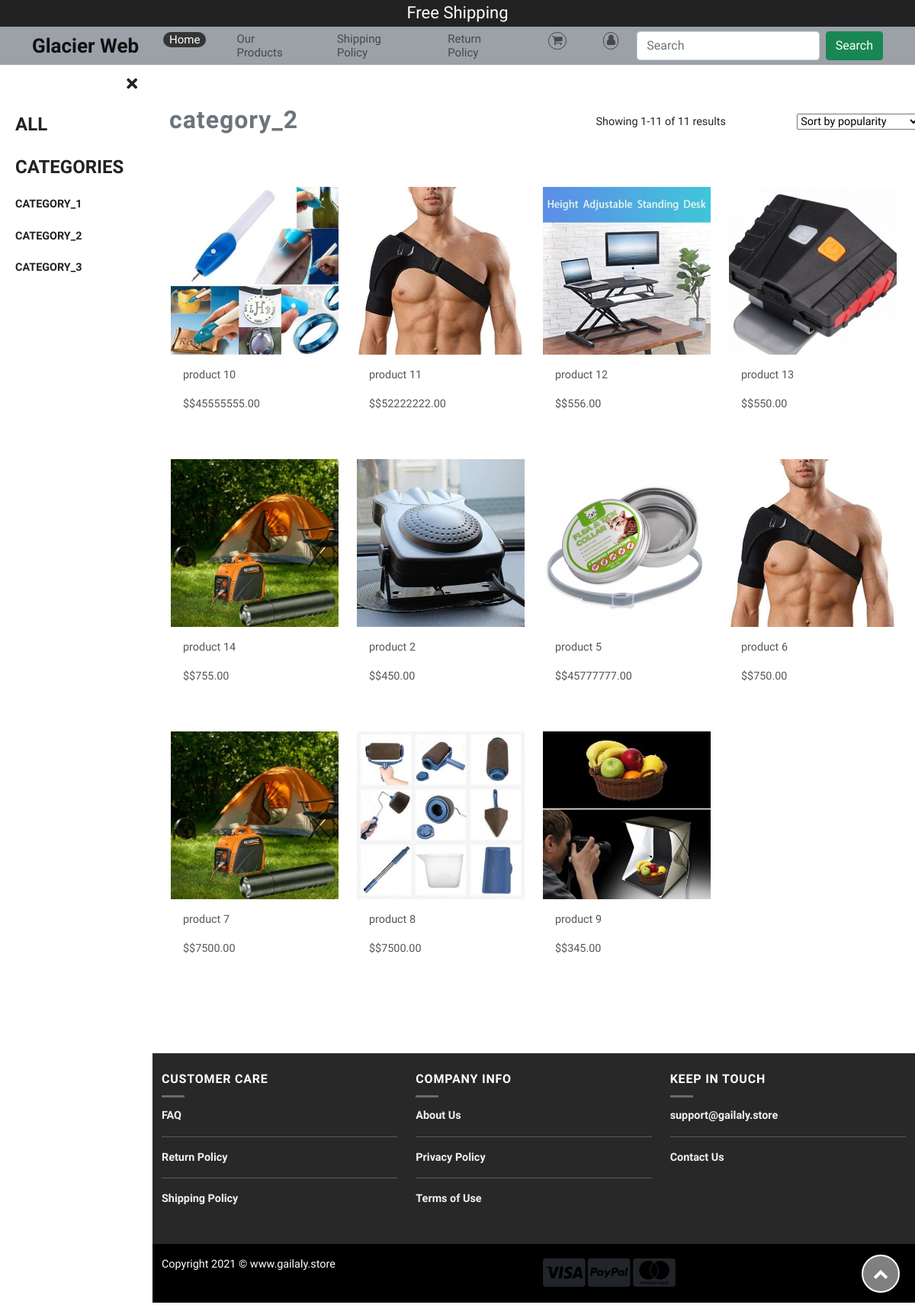
Page /category_2/ on the earlier database version.
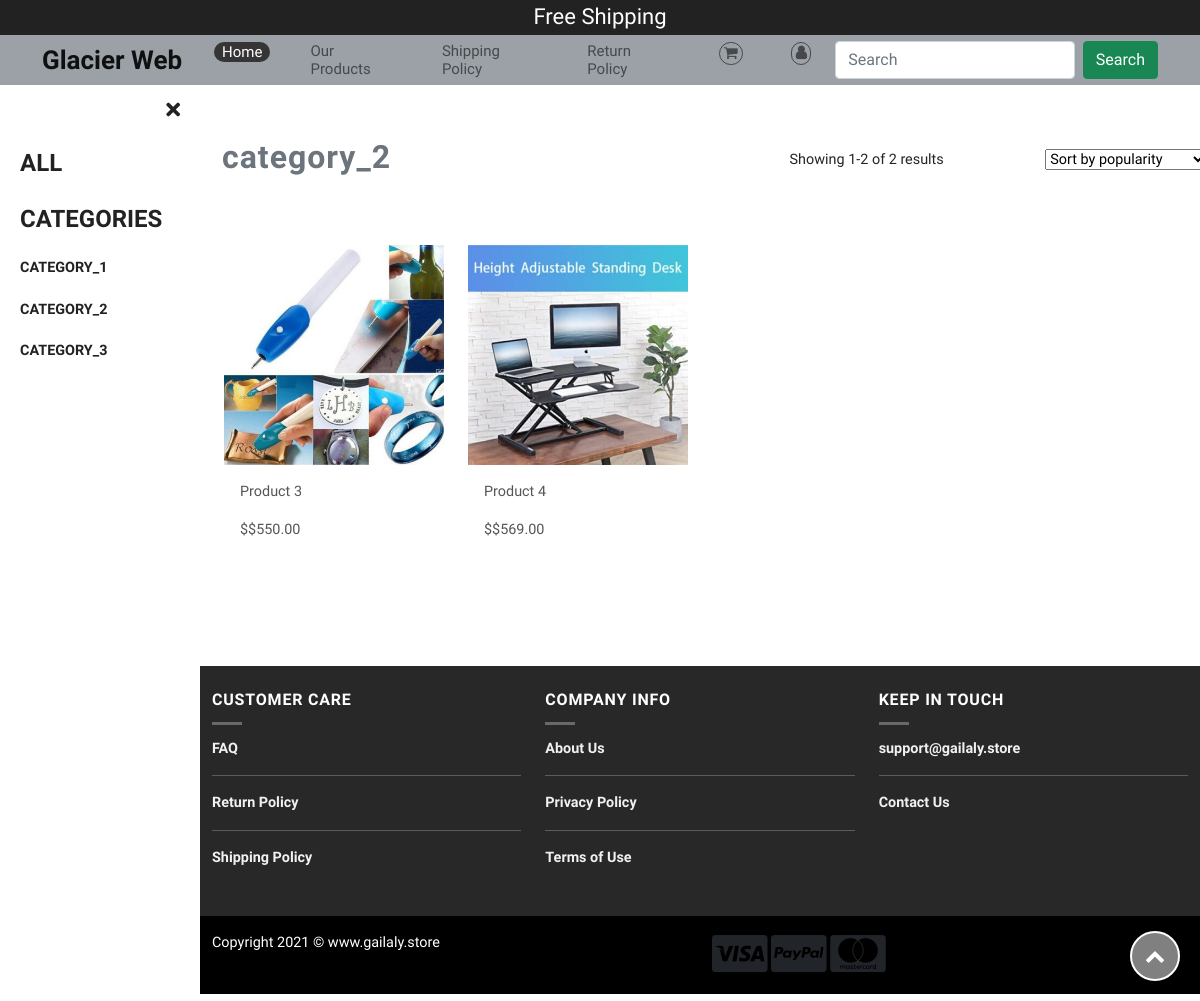
Same page on the later database version.
### eshop/models.py (models this page shows, shortened)
class Category(models.Model):
    name = models.CharField(max_length=200, db_index=True)
    slug = models.SlugField(max_length=200,unique=True)
    class Meta:
        ordering = ('name',)
        verbose_name = 'category'
        verbose_name_plural = 'categories'
    def get_absolute_url(self):
        return reverse("eshop:product_list_by_category", args=[self.slug])

class Product(models.Model):
    category = models.ForeignKey(Category,related_name='products',on_delete=models.CASCADE)
    name = models.CharField(max_length=200, db_index=True)
    slug = models.SlugField(max_length=200, db_index=True)
    image = models.ImageField(upload_to='media/%y/%m/%d',blank=True)
    description = models.TextField(blank=True)
    price = models.DecimalField(max_digits=10, decimal_places=2)
    available = models.BooleanField(default=True)
    created = models.DateTimeField(auto_now_add=True)
    updated = models.DateTimeField(auto_now=True)
    weight = models.IntegerField(blank=True)
    class Meta:
        ordering = ('name',)
        index_together = (('id','slug'),)
    def get_absolute_url(self):
        return reverse("eshop:product_detail", args=[self.id, self.slug])

### eshop/views.py (the view)
# urls.py: path('<slug:category_slug>/', views.all_product, name='product_list_by_category'),
def all_product(request, category_slug=None):
    category = None
    categories = Category.objects.all()
    products = Product.objects.filter(available=True)
    paginator=Paginator(products,12)
    page=request.GET.get('page')
    paged_products=paginator.get_page(page)
    if category_slug:
        category = get_object_or_404(Category, slug=category_slug)
        products = products.filter(category=category)
        paginator=Paginator(products,12)
        page=request.GET.get('page')
        paged_products=paginator.get_page(page)
    return render(request,'eshop/our_products.html',
                                {'category':category,
                                'categories':categories,
                                'products':paged_products})

### cart/cart.py (called while the page is built)
    def __len__(self):
        return sum(item['quantity'] for item in self.cart.values())

### cart/context_processors.py (called while the page is built)
def cart(request):
    return {'cart': Cart(request)}

### eshop/templates/eshop/our_products.html (shortened to what this page needs)
{% load static %}
<!DOCTYPE html>
<html lang="en">
<head>
    <link href="https://use.fontawesome.com/releases/v5.0.6/css/all.css" rel="stylesheet" />
    <link rel="stylesheet" href="https://stackpath.bootstrapcdn.com/font-awesome/4.7.0/css/font-awesome.min.css" />
    <link href="https://cdn.jsdelivr.net/npm/bootstrap@5.0.0-beta2/dist/css/bootstrap.min.css" rel="stylesheet" />
    <link rel="stylesheet" href="{% static 'assets/css/style.css' %}" />
</head>
<body>
    <div class="container-fulid topbar mb-0">
        <p>Free Shipping </p>
    </div>
    <div class="page-wrapper chiller-theme toggled">
        <nav id="navbar_top" class="navbar navbar-expand-lg navbar-light bg-light topnavbar">
            <div class="container">
                <a class="navbar-brand" href="{% url 'eshop:product_list' %}" id="BrandName">Glacier Web</a>
                <div class="collapse navbar-collapse order-1" id="navbarSupportedContent">
                    <ul class="navbar-nav ms-auto mb-2 mb-lg-0">
                        <li class="nav-item">
                            <a class="nav-link active" aria-current="page" href="{% url 'eshop:product_list' %}">Home</a>
                        </li>
                        <li class="nav-item">
                            <a class="nav-link shipping" href="{% url 'eshop:all_product' %}">Our Products</a>
                        </li>
                        <li class="nav-item">
                            <a class="nav-link shipping" href="#">Shipping Policy</a>
                        </li>
                        <li class="nav-item">
                            <a class="nav-link" href="#">Return Policy</a>
                        </li>
                        {% with total_items=cart|length %} {% if total_items > 0 %}
                            <li class="nav-item">
                                <a class="nav-link" href="{% url 'cart:cart_detail' %}">
                                    <i class="fa fa-shopping-cart cart " data-toggle="tooltip" data-placement="bottom" data-original-title="Tooltip on bottom" class="red-tooltip" title="{{ total_items }} item{{ total_items|pluralize }},${{ cart.get_total_price }}" aria-hidden="true"></i>
                                </a>
                            </li>
                            {% else %}
                            <li class="nav-item">
                                <a class="nav-link" href="#">
                                    <i class="fa fa-shopping-cart cart " data-toggle="tooltip" data-placement="bottom" data-original-title="Tooltip on bottom" class="red-tooltip" title="No Product in the Cart" aria-hidden="true"></i>
                                </a>
                            </li>
                        {% endif %} {% endwith %}
                        <li class="nav-item">
                            <a class="nav-link" href="#">
                                <i class="fa fa-user user" aria-hidden="true"></i>
                            </a>
                        </li>
                    </ul>
                    <form class="d-flex">
                        <input class="form-control me-2" type="search" placeholder="Search" aria-label="Search">
                        <button class="btn btn-success" type="submit">Search</button>
                    </form>
                </div>
            </div>
        </nav>
        <nav id="sidebar" class="sidebar-wrapper">
            <div class="sidebar-content">
                <div class="sidebar-brand">
                    <div id="close-sidebar" class="ms-auto">
                        <i class="fas fa-times"></i>
                    </div>
                </div>
                <div id="sidebar-wrapper">
                    <ul class="sidebar-nav">
                        <li class="sidebar-brand" {% if not category %} class="selected" {% endif %}>
                            <a class="category" href="{% url 'eshop:all_product' %}">All</a>
                        </li>
                        <li class="sidebar-brand "> <a class="category"> Categories </a> </li>
                        {% for c in categories %}
                        <li class="sidebar-brand" {% if category.slug == c.slug %}class="selected" {% endif %}>
                            <a href="{{ c.get_absolute_url }}">{{ c.name }}</a>
                        </li>
                        {% endfor %}
                    </ul>
                </div>
            </div>
        </nav>
        <main class="page-content">
            <div class="container">
                <div class="row mt-5 allproducts">
                    <div class="col-lg-6 col-md-6 col-sm-6">
                        <nav aria-label="breadcrumb text-center">
                            <ol class="breadcrumb" style="background-color: #fff!important;">
                                <li class="breadcrumb-item product active" aria-current="page">
                                    {% if category %}{{ category.name }}{% else %}Products{% endif %}
                                </li>
                            </ol>
                        </nav>
                    </div>
                    <div class="col-lg-4 col-md-4 col-sm-4 mt-3 text-center">
                        <p id="showproduct">Showing {{ products.start_index }}-{{ products.end_index }} of {{ products.paginator.count }} results</p>
                    </div>
                    <div class="col-lg-2 col-md-2 col-sm-2 mt-3">
                        <select class="nice-select" name="price">
                                                <option>Sort by popularity</option>
                                            </select>
                    </div>
                </div>
                <section id="portfolio" class="portfolio mt-5 mb-3">
                    <div class="container">
                        <div class="row portfolio-container" data-aos="fade-up" data-aos-delay="200">
                            {% for product in products %}
                            <div class="col-lg-3 col-md-4 col-sm-4 portfolio-item filter-app">
                                <div class="portfolio-wrap" onclick="window.location = ('{{ product.get_absolute_url }}')">
                                    <img width="400" height="400" src="{% if product.image %}{{ product.image.url }}{% else %}{% static ' img/no_image.png ' %}{% endif %}" class="img-fluid" alt="" />
                                </div>
                                <div class="card-body">
                                    <a href="{{ product.get_absolute_url }}" style="text-decoration: none; color: #555">
                                        <p class="card-text">
                                            {{ product.name }}
                                        </p>
                                        <p>
                                            <span>$${{ product.price }}</span>
                                        </p>
                                    </a>
                                </div>
                            </div>
                            {% endfor %}
                        </div>
                        <div class="row ">
                        </div>
                    </div>
                </section>
            </div>
            <section class="footer">
                <div class="container py-4">
                    <div class="row">
                        <div class="col-lg-4 col-md-4 col-sm-4 mb-4">
                            <h6 class="text-uppercase">customer care</h6>
                            <div class="is-divider small" style="
                              background-color: rgba(255, 255, 255, 0.3) !important;
                            "></div>
                            <p class="text-uppercase">faq</p>
                            <hr style="border-color: rgba(255, 255, 255, 0.08)" />
                            <p>Return Policy</p>
                            <hr style="border-color: rgba(255, 255, 255, 0.08)" />
                            <p>Shipping Policy</p>
                        </div>
                        <div class="col-lg-4 col-md-4 col-sm-4 mb-4">
                            <h6 class="text-uppercase">company info</h6>
                            <div class="is-divider small" style="
                              background-color: rgba(255, 255, 255, 0.3) !important;
                            "></div>
                            <p>About Us</p>
                            <hr style="border-color: rgba(255, 255, 255, 0.08)" />
                            <p>Privacy Policy</p>
                            <hr style="border-color: rgba(255, 255, 255, 0.08)" />
                            <p>Terms of Use</p>
                        </div>
                        <div class="col-lg-4 col-md-4 col-sm-4">
                            <h6 class="text-uppercase">keep in touch</h6>
                            <div class="is-divider small" style="
                              background-color: rgba(255, 255, 255, 0.3) !important;
                            "></div>
                            <p>support@gailaly.store</p>
                            <hr style="border-color: rgba(255, 255, 255, 0.08)" />
                            <p>Contact Us</p>
                        </div>
                    </div>
                </div>
            </section>
            <footer style="background-color: #000000">
                <div class="container">
                    <div class="row">
                        <div class="col-md-6 mt-3 mb-4">
                            <p style="color: #fff">
                                Copyright 2021 © www.gailaly.store
                            </p>
                        </div>
                        <div class="col-md-6 mt-3 mb-6">
                            <i class="fa fa-3x fa-cc-visa" aria-hidden="true"></i>
                            <i class="fa fa-3x fa-cc-paypal" aria-hidden="true"></i>
                            <i class="fa fa-3x fa-cc-mastercard" aria-hidden="true"></i>
                        </div>
                    </div>
                </div>
            </footer>
            <button onclick="topFunction()" id="myBtn" title="Go to top">
                <i class="fa fa-chevron-up" aria-hidden="true"></i>
            </button>
        </main>
    </div>
</body>
</html>

Differences in the rows shown:
removed Product: image (picture), name "product 10", price "45555555.00"
removed Product: image (picture), name "product 11", price "52222222.00"
removed Product: image (picture), name "product 12", price "556.00"
removed Product: image (picture), name "product 13", price "550.00"
removed Product: image (picture), name "product 14", price "755.00"
removed Product: image (picture), name "product 2", price "450.00"
removed Product: image (picture), name "product 5", price "45777777.00"
removed Product: image (picture), name "product 6", price "750.00"
removed Product: image (picture), name "product 7", price "7500.00"
removed Product: image (picture), name "product 8", price "7500.00"
removed Product: image (picture), name "product 9", price "345.00"
added Product: image (picture), name "Product 3", price "550.00"
added Product: image (picture), name "Product 4", price "569.00"
Other differences:
{{ products.end_index }}: "11" → "2"
{{ products.paginator.count }}: "11" → "2"
